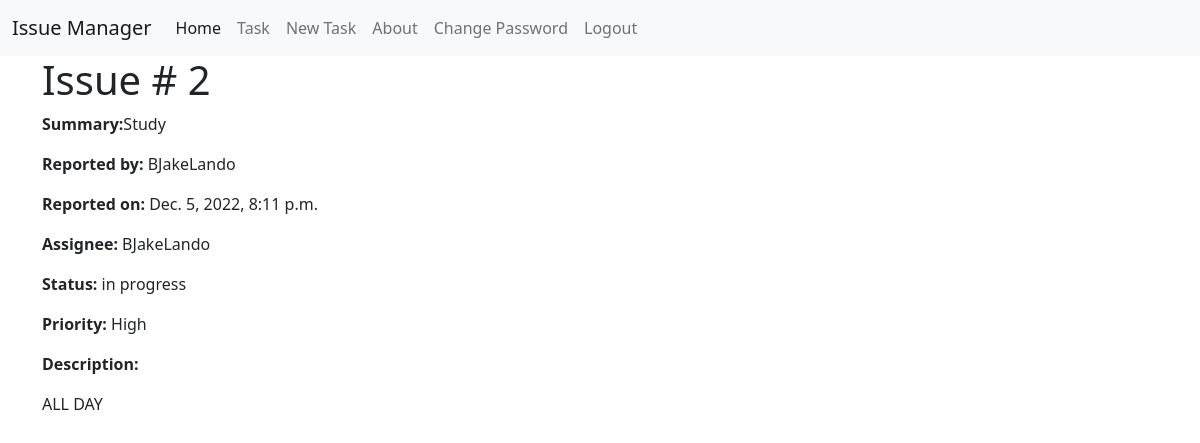
Page /issues/2 (signed in) on the committed database.
### issues/models.py (models this page shows, shortened)
class Issue(models.Model):
    summary = models.CharField(max_length=1024)
    description = models.TextField()
    status = models.ForeignKey(
        Status,
        on_delete=models.CASCADE,
        null=True
    )
    priority = models.ForeignKey(
        Priority,
        on_delete=models.CASCADE,
        null=True
    )
    reporter = models.ForeignKey(
        get_user_model(),
        on_delete=models.CASCADE,
    )
    assignee = models.ForeignKey(
        get_user_model(),
        on_delete=models.CASCADE,
        null=True,
        related_name="assignee"
    )
    created_on = models.DateTimeField(auto_now_add=True)

class Status(models.Model):
    name = models.CharField(max_length=128)
    description = models.TextField()
    def __str__(self):
        return self.name

class Priority(models.Model):
    name = models.CharField(max_length=128)
    description = models.TextField()
    def __str__(self):
        return self.name

### accounts/models.py (models this page shows)
class CustomUser(AbstractUser):
    role = models.ForeignKey(
        Role,
        on_delete=models.CASCADE,
        blank=True,
        null=True
    )
    team = models.ForeignKey(
        Team,
        on_delete=models.CASCADE,
        blank=True,
        null=True
    )

### issues/views.py (the view)
# urls.py: path('<int:pk>', views.IssueDetailView.as_view(), name='issue_detail'),
class IssueDetailView(LoginRequiredMixin, DetailView):
    template_name= "issues/detail.html"
    model = Issue

### templates/issues/detail.html (shortened to what this page needs)
{% extends 'base.html' %}
{% block content %}
<h1>Issue # {{issue.id }} </h1>
<p><b>Summary:</b>{{ issue.summary }}</p>
<p><b>Reported by:</b> {{ issue.reporter }} </p>
<p><b>Reported on:</b> {{ issue.created_on }}</p>
<p><b>Assignee:</b> {{ issue.assignee }}</p>
<p><b>Status:</b> {{ issue.status }}</p>
<p><b>Priority:</b> {{ issue.priority }}</p>
<p><b>Description:</b></p>
<p>{{ issue.description }}</p>
{% endblock content %}

### rows in the picture
Issue: id "2", summary "Study", reporter "BJakeLando", created_on "Dec. 5, 2022, 8:11 p.m.", assignee "BJakeLando", status "in progress", priority "High", description "ALL DAY"
